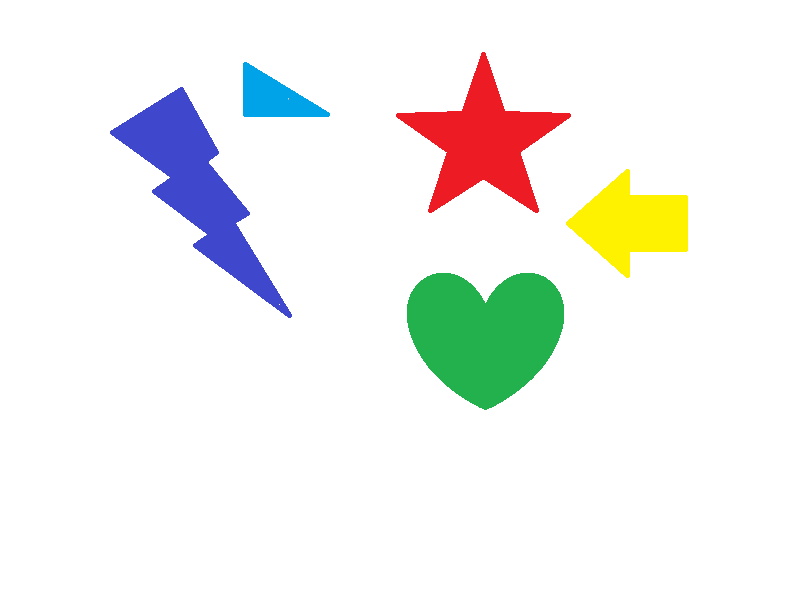
#> input picture images/shape2.png, 800 x 600 px
$ python 29.moments.py
#> lines starting #> are read from the running program, lines starting #| are printed output that depends on the picture; after the words box and inside, x2 and y2 are one past the last pixel; in counts of white or black regions, pixels touching at a corner belong together
import cv2

img_src=cv2.imread('images/shape2.png',cv2.IMREAD_COLOR)
#> img_src is the input picture: shape (600, 800, 3); mean B, G, R 239.2, 242.1, 241.2
height , width = img_src.shape[:2]
#> height = 600; width = 800
print('h:',height,'w:',width)
#| h: 600 w: 800
img_gray = cv2.cvtColor(img_src,cv2.COLOR_BGR2GRAY)
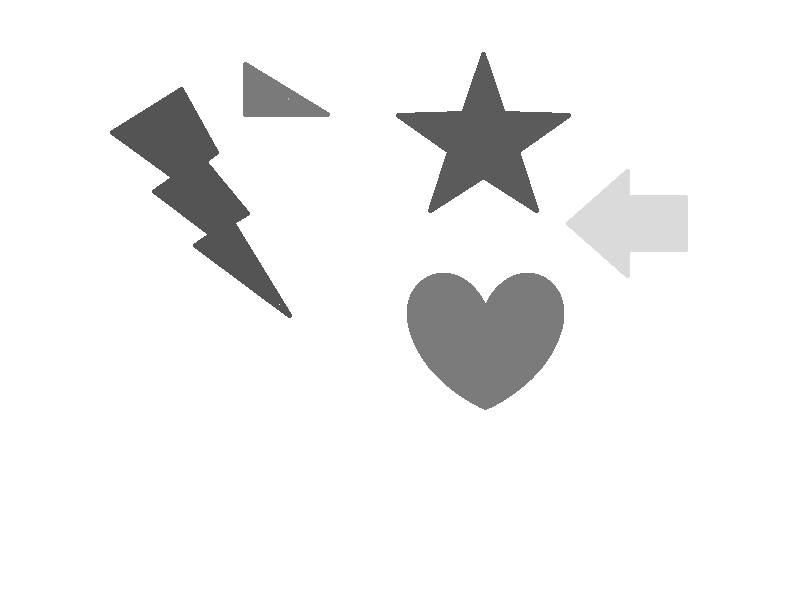
#> img_gray: shape (600, 800); min 84, max 255, mean 241.5
_,img_bin = cv2.threshold(img_gray,150,255,cv2.THRESH_BINARY_INV)
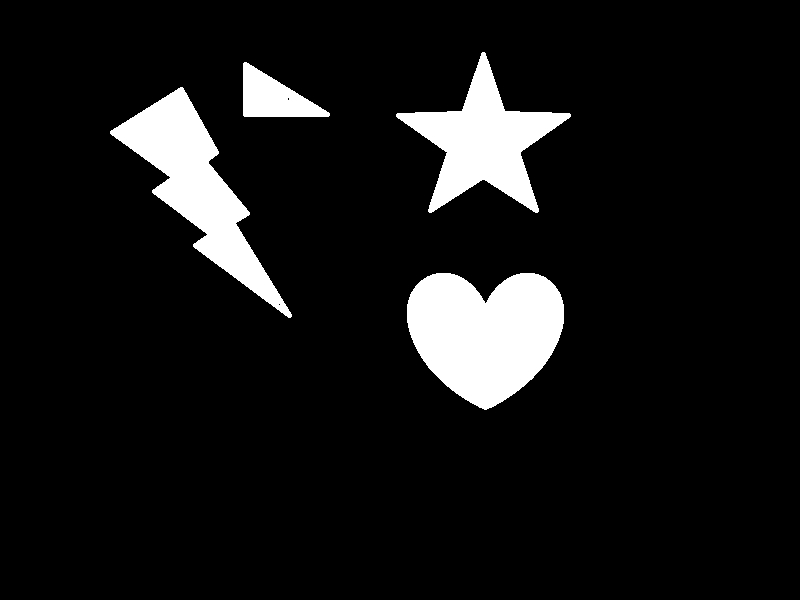
#> img_bin: shape (600, 800); 8.5% white; 4 white regions
contours,hierarchy=cv2.findContours(img_bin,cv2.RETR_CCOMP,cv2.CHAIN_APPROX_NONE)
#> contours = 6 contours, 2 with area under 20; largest, box (x1, y1, x2, y2) and area: (407, 273, 564, 410) 15364, (110, 87, 292, 318) 11860, (396, 52, 571, 213) 10312, (243, 62, 330, 117) 2526

for i,contour in enumerate(contours):
    area =cv2.contourArea(contour)
    if area > 1000:
        mu = cv2.moments(contour)
        cx = int(mu['m10'] / (mu['m00']+1e-5))
        cy = int(mu['m01'] / (mu['m00']+1e-5))
        cv2.drawContours(img_src,contour,i,(255,255,0),2)
        cv2.circle(img_src,(cx,cy),3,(255,255,0),-1)
        cv2.putText(img_src,str(int(area)),(cx-30,cy+50),cv2.FONT_HERSHEY_COMPLEX,0.8,(255,255,0),1)
    cv2.imshow('src',img_src)
#> this loop made 6 passes
#> (area, cx, cy) on passes 1, 2, 4, 6: (15364.5, 485, 332), (11859.5, 196, 186), (2526, 273, 97), (10312.5, 483, 141)
#> pass 2, `cv2.imshow('src',img_src)`:
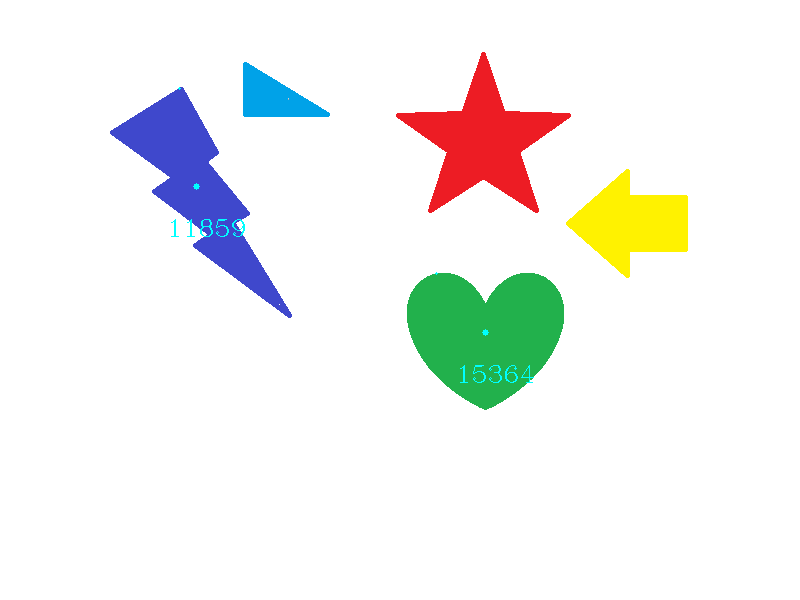
#> window 'src': shape (600, 800, 3); mean B, G, R 239.3, 242.3, 241
#> after the loop:
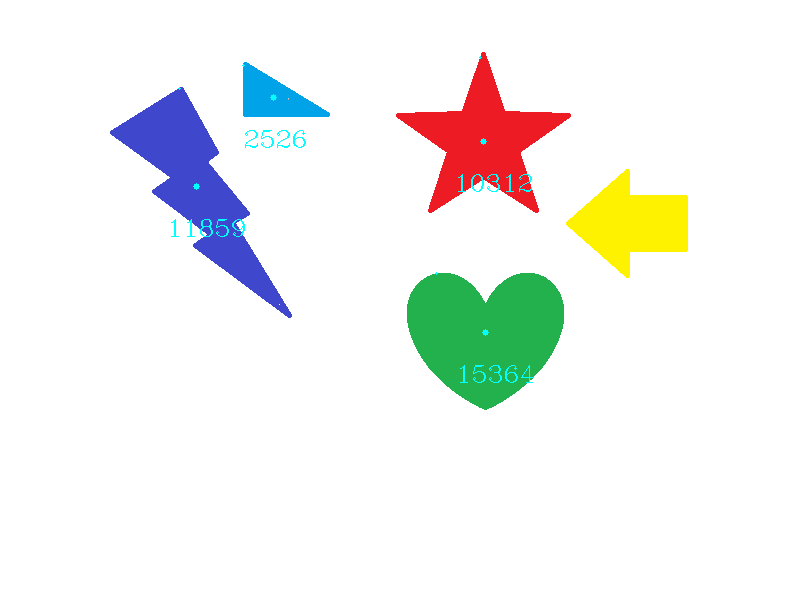
#> img_src: shape (600, 800, 3); 0.27% of pixels changed, all inside (x1, y1, x2, y2) = (171, 56, 534, 383)

cv2.imshow('src',img_src)
cv2.waitKey()
cv2.destroyAllWindows()

$ run again, with images/neutrophils.png copied over images/shape2.png
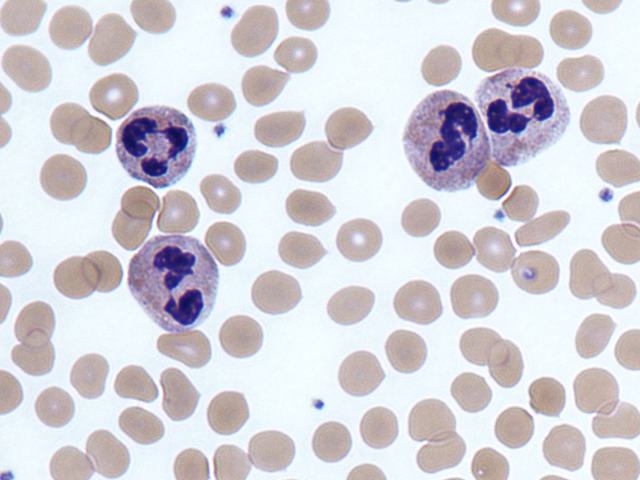
#> input picture images/neutrophils.png, 640 x 480 px
#> img_src is the input picture: shape (480, 640, 3); mean B, G, R 215.2, 208.5, 210.9
#| h: 480 w: 640
#> `_,img_bin = cv2.threshold(img_gray,150,255,cv2.THRESH_BINARY_INV)`:
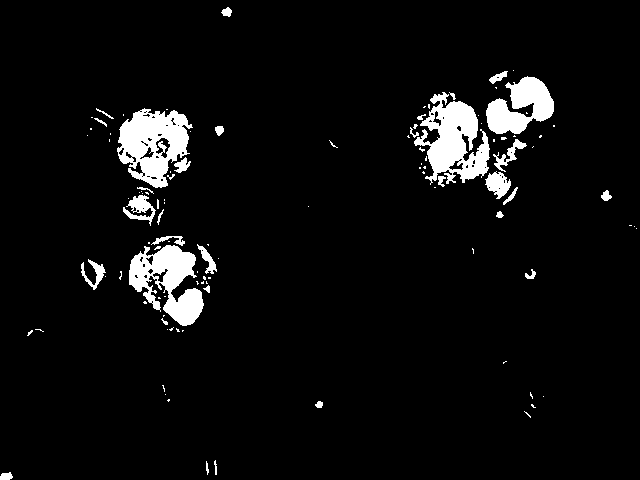
#> img_bin: shape (480, 640); 5.3% white; 109 white regions (76 under 20 px)
#> contours = 168 contours, 135 with area under 20; largest, box (x1, y1, x2, y2) and area: (117, 108, 193, 188) 3734, (414, 92, 490, 185) 3544, (129, 245, 204, 326) 3163, (486, 76, 554, 134) 2216, (485, 171, 511, 199) 396
#> the loop `for i,contour in enumerate(contours):` made 168 passes
#> (area, cx, cy) on passes 38, 119, 150, 164: (3163, 167, 280), (3734, 152, 143), (3543.5, 453, 140), (2216, 520, 106)
#> after the loop `for i,contour in enumerate(contours):`:
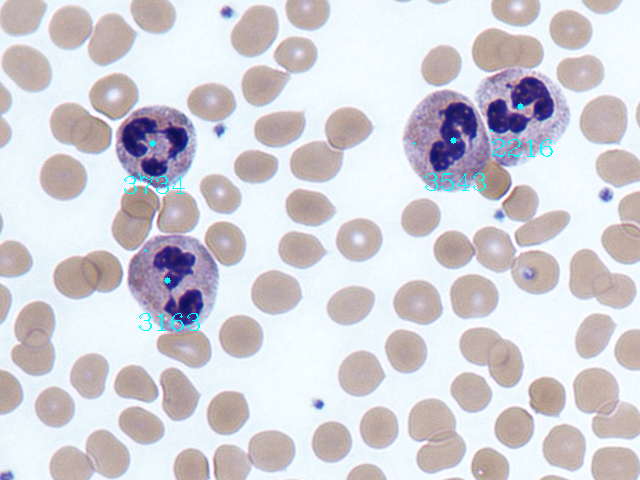
#> img_src: shape (480, 640, 3); 0.35% of pixels changed, all inside (x1, y1, x2, y2) = (124, 103, 553, 331)
